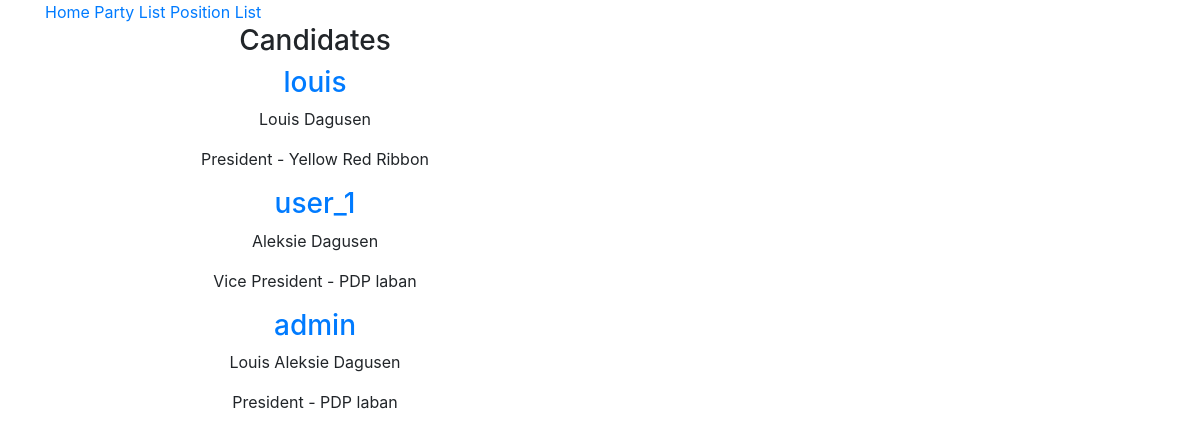
Page /candidate/ (signed in) on the committed database.
### candidates/models.py (models this page shows, shortened)
class Candidate(models.Model):
	user 				= models.OneToOneField(User)
	voters				= models.ManyToManyField(User, related_name='is_voted', blank=True)
	positionNpartylist 	= models.OneToOneField(Position, blank=True, null=True)
	activation_key 		= models.CharField(max_length=120, blank=True, null=True)
	activated			= models.BooleanField(default=False)
	timestamp			= models.DateTimeField(auto_now_add=True)
	updated				= models.DateTimeField(auto_now=True)
	objects 			= CandidateManager()

### positions/models.py (models this page shows, shortened)
class Position(models.Model):
	user 				= models.ForeignKey(User)
	partylist			= models.ForeignKey(PartyList)
	position_name 		= models.CharField(max_length=120)
	timestamp			= models.DateTimeField(auto_now_add=True)
	updated				= models.DateTimeField(auto_now=True)
	slug				= models.SlugField(null=True, blank=True)
	def __str__(self):
		return '%s - %s' % (self.position_name, self.partylist )
	class Meta:
		ordering = ['-updated', '-timestamp']

### partylists/models.py (models this page shows, shortened)
class PartyList(models.Model):
	owner 				= models.ForeignKey(User)
	partylist_name 		= models.CharField(max_length=120)
	timestamp			= models.DateTimeField(auto_now_add=True)
	updated				= models.DateTimeField(auto_now=True)
	slug				= models.SlugField(null=True, blank=True)
	objects 			= CandidateManager()
	def __str__(self):
		return self.partylist_name
	class Meta:
		ordering = ['-updated', '-timestamp']

### candidates/views.py (the view)
class CandidateListView(LoginRequiredMixin, ListView):
	template_name = 'candidates/candidates.html'
	def get_queryset(self):
		return Candidate.objects.all()

### candidates/templates/candidates/candidates.html
{% extends 'base.html' %}
{% block content %}
<div class="row">
	<div class="col-sm-6 text-center col-sm-offset-3">
	<h3>Candidates</h3>
	{% for obj in object_list %}
		<div class="thumbnail">
		<h3><a href='{% url "candidate:detail" username=obj.user.username %}'>{{ obj.user.username }}</a></h3>
		<p>{{ obj.user.first_name }} {{ obj.user.last_name}}</p>
		<p>{{ obj.positionNpartylist }}</p>
		{% empty %}
			<li><a href='{% url "position:create" %}'>Add Menu Items</a></li>
	{% endfor %}
	</div>
</div>
{% endblock %}

### rows in the picture
Candidate: user.username "louis", user.first_name "Louis", user.last_name "Dagusen", positionNpartylist "President - Yellow Red Ribbon"
Candidate: user.username "user_1", user.first_name "Aleksie", user.last_name "Dagusen", positionNpartylist "Vice President - PDP laban"
Candidate: user.username "admin", user.first_name "Louis Aleksie", user.last_name "Dagusen", positionNpartylist "President - PDP laban"
